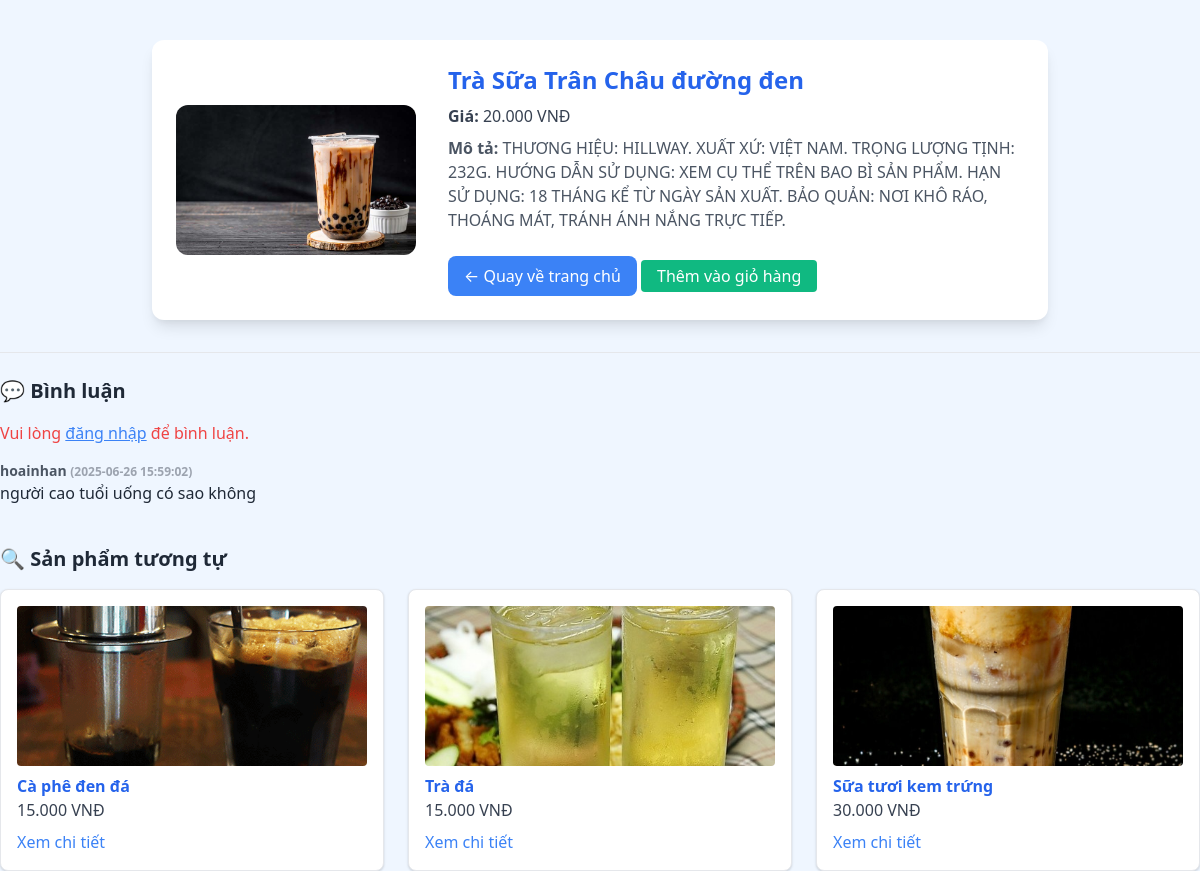
The page /home/product_detail.php?id=1 on the database its author committed.
### tables this page shows
CREATE TABLE `product` (
  `id` int(11) NOT NULL,
  `name` varchar(255) NOT NULL,
  `price` decimal(10,2) NOT NULL,
  `description` text DEFAULT NULL,
  `image_url` varchar(500) DEFAULT NULL,
  `category` varchar(100) DEFAULT NULL,
  `created_at` timestamp NOT NULL DEFAULT current_timestamp()
);

CREATE TABLE `comments` (
  `id` int(11) NOT NULL,
  `product_id` int(11) NOT NULL,
  `user_id` int(11) NOT NULL,
  `content` text NOT NULL,
  `created_at` datetime DEFAULT current_timestamp(),
  `support` tinyint(1) DEFAULT 0
);

CREATE TABLE `users` (
  `id` int(11) NOT NULL,
  `username` varchar(50) NOT NULL,
  `password` varchar(255) NOT NULL,
  `email` varchar(100) NOT NULL,
  `ho_ten` varchar(100) DEFAULT NULL,
  `role` enum('user','admin') DEFAULT 'user'
);

### home/product_detail.php (the view, shortened to what this page needs)
<?php
require_once '../manage/database.php';
$id = intval($_GET['id']);
$sql = "SELECT * FROM product WHERE id = ?";
$stmt = $conn->prepare($sql);
$stmt->bind_param("i", $id);
$stmt->execute();
$result = $stmt->get_result();
$all_products = [];
$sql = "SELECT id, name, description FROM product";
$result_all = $conn->query($sql);
while ($row = $result_all->fetch_assoc()) {
    $all_products[$row['id']] = strtolower($row['name'] . ' ' . $row['description']);
}
$product = $result->fetch_assoc();
function text_to_vector($text) {
    $words = preg_split('/\W+/', strtolower($text), -1, PREG_SPLIT_NO_EMPTY);
    $vector = [];
    foreach ($words as $word) {
        if (!isset($vector[$word])) $vector[$word] = 0;
        $vector[$word]++;
    }
    return $vector;
}
function cosine_similarity($vec1, $vec2) {
    $intersection = array_intersect_key($vec1, $vec2);
    $dot_product = 0;
    foreach ($intersection as $key => $val) {
        $dot_product += $vec1[$key] * $vec2[$key];
    }
    $norm1 = sqrt(array_sum(array_map(fn($v) => $v * $v, $vec1)));
    $norm2 = sqrt(array_sum(array_map(fn($v) => $v * $v, $vec2)));
    return $dot_product / ($norm1 * $norm2);
}
$current_text = $product['name'] . ' ' . $product['description'];
$current_vec = text_to_vector($current_text);
$similarities = [];
foreach ($all_products as $pid => $text) {
    if ($pid == $product['id']) continue;
    $vec = text_to_vector($text);
    $similarities[$pid] = cosine_similarity($current_vec, $vec);
}
arsort($similarities);
$top_3_ids = array_slice(array_keys($similarities), 0, 3);
$placeholders = implode(',', array_fill(0, count($top_3_ids), '?'));
$types = str_repeat('i', count($top_3_ids));
$stmt = $conn->prepare("SELECT id, name, price, image_url FROM product WHERE id IN ($placeholders)");
$stmt->bind_param($types, ...$top_3_ids);
$stmt->execute();
$related_result = $stmt->get_result();
?>
<!DOCTYPE html>
<html lang="vi">
<head>
  <link href="https://cdn.jsdelivr.net/npm/tailwindcss@2.2.19/dist/tailwind.min.css" rel="stylesheet">
</head>
<body class="bg-blue-50">
  <div class="max-w-4xl mx-auto p-6 bg-white rounded-xl shadow-lg mt-10">
    <div class="flex flex-col md:flex-row items-center space-x-8">
      <img src="<?php echo $product['image_url']; ?>" alt="Ảnh sản phẩm" class="w-60 h-auto rounded-xl mb-6 md:mb-0">
      <div>
        <h1 class="text-2xl font-bold text-blue-600 mb-2"><?php echo htmlspecialchars($product['name']); ?></h1>
        <p class="text-gray-700 mb-2"><strong>Giá:</strong> <?php echo number_format($product['price'], 0, ',', '.'); ?> VNĐ</p>
        <p class="text-gray-600"><strong>Mô tả:</strong> <?php echo htmlspecialchars($product['description'] ?? "Chưa có mô tả"); ?></p>
        <a href="../home/index.php" class="inline-block mt-6 bg-blue-500 hover:bg-blue-600 text-white px-4 py-2 rounded-lg">← Quay về trang chủ</a>
        <button
          class="mt-2 px-4 py-1 text-white bg-green-500 rounded hover:bg-green-600"
          onclick="addToCart(<?php echo $product['id']; ?>)">
          Thêm vào giỏ hàng
        </button>
      </div>
    </div>
  </div>
  <div class="mt-8 border-t pt-6">
  <h3 class="text-xl font-bold text-gray-800 mb-4">💬 Bình luận</h3>
<?php if (!isset($_SESSION['user_id'])): ?>
  <p class="text-red-500 mb-4">Vui lòng <a href="../login/login.php" class="text-blue-500 underline">đăng nhập</a> để bình luận.</p>
<?php endif; ?>
  <?php
    $stmt = $conn->prepare("SELECT c.content, c.created_at, u.username
                            FROM comments c
                            JOIN users u ON c.user_id = u.id
                            WHERE c.product_id = ?
                            ORDER BY c.created_at DESC");
    $stmt->bind_param("i", $id);
    $stmt->execute();
    $comments_result = $stmt->get_result();
    if ($comments_result->num_rows === 0):
  ?>
    <p class="text-gray-500">Chưa có bình luận nào.</p>
  <?php else: ?>
    <?php while ($c = $comments_result->fetch_assoc()): ?>
      <div class="mb-4">
        <p class="text-sm text-gray-600 font-semibold"><?php echo htmlspecialchars($c['username']); ?> <span class="text-xs text-gray-400">(<?php echo $c['created_at']; ?>)</span></p>
        <p class="text-gray-800"><?php echo nl2br(htmlspecialchars($c['content'])); ?></p>
      </div>
    <?php endwhile; ?>
  <?php endif; ?>
</div>
<?php if ($related_result->num_rows > 0): ?>
  <div class="mt-10">
    <h3 class="text-xl font-bold text-gray-800 mb-4">🔍 Sản phẩm tương tự</h3>
    <div class="grid grid-cols-1 md:grid-cols-3 gap-6">
      <?php while ($rel = $related_result->fetch_assoc()): ?>
        <div class="border rounded-lg p-4 bg-white shadow">
          <img src="<?php echo $rel['image_url']; ?>" class="w-full h-40 object-cover rounded mb-2">
          <h4 class="font-semibold text-blue-600"><?php echo htmlspecialchars($rel['name']); ?></h4>
          <p class="text-gray-700 mb-2"><?php echo number_format($rel['price'], 0, ',', '.'); ?> VNĐ</p>
          <a href="product_detail.php?id=<?php echo $rel['id']; ?>" class="text-blue-500 hover:underline">Xem chi tiết</a>
        </div>
      <?php endwhile; ?>
    </div>
  </div>
<?php endif; ?>
</body>
</html>

### rows shown on the page
product: image_url (picture), name "Trà Sữa Trân Châu đường đen", price "20.000", description "THƯƠNG HIỆU: HILLWAY. XUẤT XỨ: VIỆT NAM. TRỌNG LƯỢNG TỊNH: 232G. HƯỚNG DẪN SỬ DỤNG: XEM CỤ THỂ TRÊN BAO BÌ SẢN PHẨM. HẠN SỬ DỤNG: 18 THÁNG KỂ TỪ NGÀY SẢN XUẤT. BẢO QUẢN: NƠI KHÔ RÁO, THOÁNG MÁT, TRÁNH ÁNH NẮNG TRỰC TIẾP."
comments: user.username "hoainhan", created_at "2025-06-26 15:59:02", content "người cao tuổi uống có sao không"
product: image_url (picture), name "Cà phê đen đá", price "15.000"
product: image_url (picture), name "Trà đá", price "15.000"
product: image_url (picture), name "Sữa tươi kem trứng", price "30.000"
